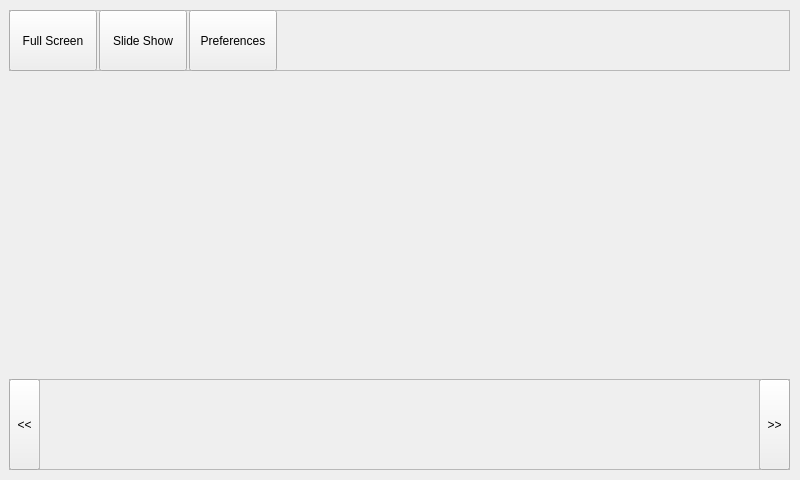
<?xml version="1.0" encoding="UTF-8"?>
<ui version="4.0">
 <class>Widget</class>
 <widget class="QWidget" name="Widget">
  <property name="geometry">
   <rect>
    <x>0</x>
    <y>0</y>
    <width>800</width>
    <height>480</height>
   </rect>
  </property>
  <property name="windowTitle">
   <string>Widget</string>
  </property>
  <widget class="QFrame" name="frameToolbar">
   <property name="geometry">
    <rect>
     <x>9</x>
     <y>10</y>
     <width>781</width>
     <height>61</height>
    </rect>
   </property>
   <property name="frameShape">
    <enum>QFrame::StyledPanel</enum>
   </property>
   <property name="frameShadow">
    <enum>QFrame::Raised</enum>
   </property>
   <widget class="QPushButton" name="buttonFullscreen">
    <property name="geometry">
     <rect>
      <x>0</x>
      <y>0</y>
      <width>88</width>
      <height>61</height>
     </rect>
    </property>
    <property name="text">
     <string>Full Screen</string>
    </property>
   </widget>
   <widget class="QPushButton" name="buttonSlideshow">
    <property name="geometry">
     <rect>
      <x>90</x>
      <y>0</y>
      <width>88</width>
      <height>61</height>
     </rect>
    </property>
    <property name="text">
     <string>Slide Show</string>
    </property>
   </widget>
   <widget class="QPushButton" name="buttoPreferences">
    <property name="geometry">
     <rect>
      <x>180</x>
      <y>0</y>
      <width>88</width>
      <height>61</height>
     </rect>
    </property>
    <property name="text">
     <string>Preferences</string>
    </property>
   </widget>
  </widget>
  <widget class="QFrame" name="frameBottom">
   <property name="geometry">
    <rect>
     <x>9</x>
     <y>379</y>
     <width>781</width>
     <height>91</height>
    </rect>
   </property>
   <property name="frameShape">
    <enum>QFrame::StyledPanel</enum>
   </property>
   <property name="frameShadow">
    <enum>QFrame::Raised</enum>
   </property>
   <widget class="QToolButton" name="buttonPrevious">
    <property name="geometry">
     <rect>
      <x>0</x>
      <y>0</y>
      <width>31</width>
      <height>91</height>
     </rect>
    </property>
    <property name="focusPolicy">
     <enum>Qt::NoFocus</enum>
    </property>
    <property name="text">
     <string>&lt;&lt;</string>
    </property>
   </widget>
   <widget class="QToolButton" name="buttonNext">
    <property name="geometry">
     <rect>
      <x>750</x>
      <y>0</y>
      <width>31</width>
      <height>91</height>
     </rect>
    </property>
    <property name="focusPolicy">
     <enum>Qt::NoFocus</enum>
    </property>
    <property name="text">
     <string>&gt;&gt;</string>
    </property>
   </widget>
   <widget class="QFrame" name="frameThumnailArea">
    <property name="geometry">
     <rect>
      <x>30</x>
      <y>0</y>
      <width>721</width>
      <height>91</height>
     </rect>
    </property>
    <property name="frameShape">
     <enum>QFrame::StyledPanel</enum>
    </property>
    <property name="frameShadow">
     <enum>QFrame::Raised</enum>
    </property>
   </widget>
  </widget>
  <widget class="QLabel" name="viewArea">
   <property name="geometry">
    <rect>
     <x>9</x>
     <y>80</y>
     <width>781</width>
     <height>291</height>
    </rect>
   </property>
   <property name="text">
    <string/>
   </property>
  </widget>
 </widget>
 <layoutdefault spacing="6" margin="11"/>
 <resources/>
 <connections/>
</ui>
